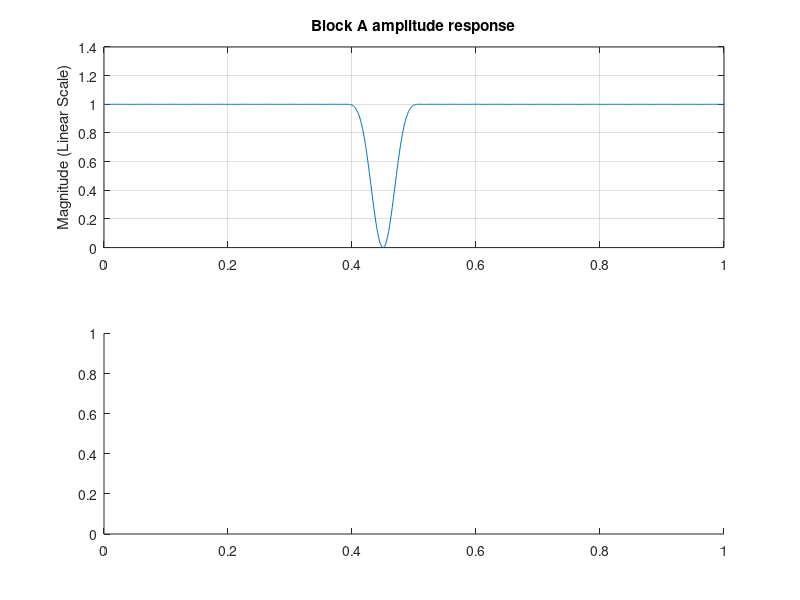

Write the MATLAB code that produced this figure. (Note: this script raises an error after producing the figure.)
clear;
close all;

notch_F_0 = 7372.8;     % sinusoid noise frequency
F_s = 32.768E3;         % sampling frequency
F_c = 12.288E3;         % carrier frequency

signal_bw = 4096;
r2_lower_bound = F_c - signal_bw;

load('projsignal1');

rs = rs(1:25E3);
% the first 25000 data points

N = length(rs);


%% BlockA notch filter

notch_BW = 1;
% notch filter bandwidth (Hz)

f = [notch_F_0-900 notch_F_0-notch_BW/2 notch_F_0+notch_BW/2 notch_F_0+900];
a = [1 0 1];
dev = [5E-3 1E-3 5E-3];

[nBlockA, fo, ao, w] = firpmord(f, a, dev, F_s);
numBlockA = firpm(nBlockA, fo, ao, w);

[hBlockA, wBlockA] = freqz(numBlockA, 1, 2^10);

figure;
subplot(2, 1, 1);
plot(wBlockA/pi, abs(hBlockA));
title('Block A amplitude response');
ylabel('Magnitude (Linear Scale)');
grid on;

subplot(2, 1, 2);
plot(wBlockA/pi, rad2deg(phase(hBlockA)));
title('Block A phase response');
xlabel('Normalized Frequency (\times\pi rad/sample)');
ylabel('Phase (Degrees)');
grid on;

clear wBlockA hBlockA;


%% BlockA output

r = filter(numBlockA, 1, rs);

[frequency_range, R] = single_side_FFT(r, F_s);

figure;
stem(frequency_range, R, 'marker', 'none');
title('r[n] in frequency domain');
xlabel('Frequency (Hz)');
ylabel('Magnitude (Linear Scale)');
clear R;


%% BlockD Lowpass filter

f = [signal_bw r2_lower_bound];
a = [1 0];
dev = [5E-3 0.01];

[nBlockD, fo, ao, w] = firpmord(f, a, dev, F_s);
numBlockD = firpm(nBlockD, fo, ao, w);

[hBlockD, wBlockD] = freqz(numBlockD, 1);

figure;
subplot(2, 1, 1);
plot(wBlockD/pi, abs(hBlockD));
title('Block D amplitude response');
ylabel('Magnitude (Linear Scale)');
grid on;

subplot(2, 1, 2);
plot(wBlockD/pi, rad2deg(phase(hBlockD)));
title('Block D phase response');
xlabel('Normalized Frequency (\times\pi rad/sample)');
ylabel('Phase (Degrees)');
grid on;
clear wBlockD hBlockD;


%% H1(z)

[hH1, wH1] = freqz(conv(numBlockA, numBlockD), 1);

figure;
subplot(3, 1, 1);
plot(wH1/pi, abs(hH1));
title('H_1(z) amplitude response');
ylabel('Magnitude (Linear Scale)');
grid on;

subplot(3, 1, 2);
plot(wH1/pi, abs(hH1));
title('H_1(z) amplitude response (zoomed)');
ylabel('Magnitude (Linear Scale)');
grid on;
axis([0 1 0.98 1.02]);
hold on;
plot([0.25 0.25], [0.95 1.05], '--');
legend('H_1(z) response', 'r_1[n] bandwidth');

subplot(3, 1, 3);
plot(wH1/pi, rad2deg(phase(hH1)));
title('H_1(z) phase response');
xlabel('Normalized Frequency (\times\pi rad/sample)');
ylabel('Phase (Degrees)');
grid on;

clear wH1 hH1;


%% BlockD output

s1 = filter(numBlockD, 1, r);
clear numBlockD;

[frequency_range, S1] = single_side_FFT(s1, F_s);

figure;
stem(frequency_range, S1, 'marker', 'none');
title('s_1[n] in frequency domain');
xlabel('Frequency (Hz)');
ylabel('Magnitude (Linear Scale)');
clear S1;


%% BlockB Highpass filter

f = [signal_bw r2_lower_bound];
a = [0 1];
dev = [0.01 5E-3];

[nBlockB, fo, ao, w] = firpmord(f, a, dev, F_s);
numBlockB = firpm(nBlockB, fo, ao, w);

[hBlockB, wBlockB] = freqz(numBlockB, 1);

figure;
subplot(2, 1, 1);
plot(wBlockB/pi, abs(hBlockB));
title('Block B amplitude response');
ylabel('Magnitude (Linear Scale)');
grid on;

subplot(2, 1, 2);
plot(wBlockB/pi, rad2deg(phase(hBlockB)));
title('Block B phase response');
xlabel('Normalized Frequency (\times\pi rad/sample)');
ylabel('Phase (Degrees)');
grid on;
clear wBlockB hBlockB;


%% H2(z) cascading BlockA and BlockB

[hH2, wH2] = freqz(conv(numBlockA, numBlockB), 1);
clear numBlockA;

figure;
subplot(3, 1, 1);
plot(wH2/pi, abs(hH2));
title('H_2(z) amplitude response');
ylabel('Magnitude (Linear Scale)');
grid on;

subplot(3, 1, 2);
plot(wH2/pi, abs(hH2));
title('H_2(z) amplitude response (zoomed)');
ylabel('Magnitude (Linear Scale)');
grid on;
axis([0 1 0.98 1.02]);
hold on;
plot([0.5 0.5], [0.95 1.05], '--');
legend('H_2(z) response', 'DSB-SC lower bound', 'Location', 'northwest');

subplot(3, 1, 3);
plot(wH2/pi, rad2deg(phase(hH2)));
title('H_2(z) phase response');
xlabel('Normalized Frequency (\times\pi rad/sample)');
ylabel('Phase (Degrees)');
grid on;

clear wH2 hH2;


%% BlockB output

s2_tilde = filter(numBlockB, 1, r);
clear numBlockB;

[frequency_range, S2_tilde] = single_side_FFT(s2_tilde, F_s);

figure;
stem(frequency_range, S2_tilde, 'marker', 'none');
title('$\tilde{s}_2[n]$ in frequency domain', 'Interpreter', 'latex');
xlabel('Frequency (Hz)');
ylabel('Magnitude (Linear Scale)');

[~, index] = max(S2_tilde);
text(frequency_range(index) + 0.02 * max(frequency_range), S2_tilde(index), ['$f$ = ' num2str(frequency_range(index)) ' Hz'], 'Interpreter', 'latex');
text(frequency_range(index) + 0.02 * max(frequency_range), S2_tilde(index) * 0.95, ['$\tilde{s}_2[n]$ = ' num2str(S2_tilde(index))], 'Interpreter', 'latex');
hold on;
plot(frequency_range(index), S2_tilde(index), 'x');

plot([r2_lower_bound r2_lower_bound], [min(S2_tilde) max(S2_tilde)], '--');
legend('amplitude', 'indicator', 'DSB-SC lower bound', 'Location', 'northwest');

clear S2_tilde;


%% BlockC Demodulator

phi = find_phi(s2_tilde);
fprintf('Demodulation carrier signal: phi = %f * pi\n', phi/pi);

t = 1/F_s * (0:N-1)';
v_c = cos(2 * pi * F_c * t + phi);
y = s2_tilde .* v_c;
clear t v_c;

[frequency_range, Y] = single_side_FFT(y, F_s);

figure;
stem(frequency_range, Y, 'marker', 'none');
title('$\tilde{s}_2[n] \cdot v_c[n]$ in frequency domain', 'Interpreter', 'latex');
xlabel('Frequency (Hz)');
ylabel('Magnitude (Linear Scale)');

hold on;
plot([signal_bw signal_bw], [min(Y) max(Y)], '--');
legend('amplitude', 'original signal bandwidth');

clear Y;


%% BlockC Lowpass filter

f = [signal_bw r2_lower_bound];
a = [1 0];
dev = [5E-3 5E-3];

[nBlockC, fo, ao, w] = firpmord(f, a, dev, F_s);
numBlockC = firpm(nBlockC, fo, ao, w);
clear fo ao w;

[hBlockC, wBlockC] = freqz(numBlockC, 1);

figure;
subplot(3, 1, 1);
plot(wBlockC/pi, abs(hBlockC));
title('Block C amplitude response');
ylabel('Magnitude (Linear Scale)');
grid on;

subplot(3, 1, 2);
plot(wBlockC/pi, abs(hBlockC));
title('Block C amplitude response (zoomed)');
ylabel('Magnitude (Linear Scale)');
grid on;
axis([0 1 0.98 1.02]);
hold on;
plot([0.25 0.25], [0.95 1.05], '--', 'linewidth', 1.5);
legend('amplitude response', 'original signal bandwidth');

subplot(3, 1, 3);
plot(wBlockC/pi, rad2deg(phase(hBlockC)));
title('Block C phase response');
xlabel('Normalized Frequency (\times\pi rad/sample)');
ylabel('Phase (Degrees)');
grid on;

clear wBlockC hBlockC;


%% BlockC output

s2 = filter(numBlockC, 1, y);
clear numBlockC;

[frequency_range, S2] = single_side_FFT(s2, F_s);

figure;
stem(frequency_range, S2, 'marker', 'none');
title('s_2[n] in frequency domain');
xlabel('Frequency (Hz)');
ylabel('Magnitude (Linear Scale)');

hold on;
plot([signal_bw signal_bw], [min(S2) max(S2)], '--');
legend('amplitude', 'original signal bandwidth');

clear S2;
